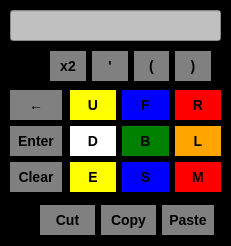
<?xml version="1.0" encoding="UTF-8"?>
<ui version="4.0">
 <class>Window</class>
 <widget class="QWidget" name="Window">
  <property name="enabled">
   <bool>true</bool>
  </property>
  <property name="geometry">
   <rect>
    <x>0</x>
    <y>0</y>
    <width>231</width>
    <height>246</height>
   </rect>
  </property>
  <property name="windowTitle">
   <string>Cube</string>
  </property>
  <property name="styleSheet">
   <string notr="true">QWidget{
  background-color: black;
}

QPushButton{
  background-color: silver;
  font-size: 14px;
  font-weight: bold;
  border: none;
  text-align: center;
}

QPushButton:hover {
  background-color: white;
}

QPushButton:pressed {
  background-color: silver;
}</string>
  </property>
  <widget class="QWidget" name="gridLayoutWidget">
   <property name="geometry">
    <rect>
     <x>70</x>
     <y>90</y>
     <width>151</width>
     <height>104</height>
    </rect>
   </property>
   <layout class="QGridLayout" name="gridLayout_2">
    <item row="0" column="0">
     <widget class="QPushButton" name="U">
      <property name="mouseTracking">
       <bool>false</bool>
      </property>
      <property name="styleSheet">
       <string notr="true">QPushButton{
  background-color: yellow;
  width: 45px;
  height: 30px;
}

QPushButton:hover {
  background-color: silver;
}

QPushButton:pressed {
  background-color: yellow;
}</string>
      </property>
      <property name="text">
       <string>U</string>
      </property>
     </widget>
    </item>
    <item row="1" column="1">
     <widget class="QPushButton" name="B">
      <property name="styleSheet">
       <string notr="true">QPushButton{
  background-color: green;
  width: 45px;
  height: 30px;
}

QPushButton:hover {
  background-color: silver;
}

QPushButton:pressed {
  background-color: green;
}</string>
      </property>
      <property name="text">
       <string>B</string>
      </property>
     </widget>
    </item>
    <item row="1" column="0">
     <widget class="QPushButton" name="D">
      <property name="styleSheet">
       <string notr="true">QPushButton{
  background-color: white;
  width: 45px;
  height: 30px;
}

QPushButton:hover {
  background-color: silver;

}

QPushButton:pressed {
  background-color: white;
}</string>
      </property>
      <property name="text">
       <string>D</string>
      </property>
     </widget>
    </item>
    <item row="2" column="1">
     <widget class="QPushButton" name="S">
      <property name="styleSheet">
       <string notr="true">QPushButton{
  background-color: blue;
  width: 45px;
  height: 30px;
}

QPushButton:hover {
  background-color: silver;
}

QPushButton:pressed {
  background-color: blue;
}</string>
      </property>
      <property name="text">
       <string>S</string>
      </property>
     </widget>
    </item>
    <item row="0" column="1">
     <widget class="QPushButton" name="F">
      <property name="styleSheet">
       <string notr="true">QPushButton{
  background-color: blue;
  width: 45px;
  height: 30px;
}

QPushButton:hover {
  background-color: silver;
}

QPushButton:pressed {
  background-color: blue;
}</string>
      </property>
      <property name="text">
       <string>F</string>
      </property>
     </widget>
    </item>
    <item row="2" column="0">
     <widget class="QPushButton" name="E">
      <property name="styleSheet">
       <string notr="true">QPushButton{
  background-color: yellow;
  width: 45px;
  height: 30px;
}

QPushButton:hover {
  background-color: silver;
}

QPushButton:pressed {
  background-color: yellow;
}</string>
      </property>
      <property name="text">
       <string>E</string>
      </property>
     </widget>
    </item>
    <item row="0" column="2">
     <widget class="QPushButton" name="R">
      <property name="enabled">
       <bool>true</bool>
      </property>
      <property name="styleSheet">
       <string notr="true">QPushButton{
  background-color: red;
  width: 45px;
  height: 30px;
}

QPushButton:hover {
  background-color: silver;
}

QPushButton:pressed {
  background-color: red;
}</string>
      </property>
      <property name="text">
       <string>R</string>
      </property>
     </widget>
    </item>
    <item row="1" column="2">
     <widget class="QPushButton" name="L">
      <property name="styleSheet">
       <string notr="true">QPushButton{
  background-color: orange;
  width: 45px;
  height: 30px;
}

QPushButton:hover {
  background-color: silver;
}

QPushButton:pressed {
  background-color: orange;
}</string>
      </property>
      <property name="text">
       <string>L</string>
      </property>
     </widget>
    </item>
    <item row="2" column="2">
     <widget class="QPushButton" name="M">
      <property name="styleSheet">
       <string notr="true">QPushButton{
  background-color: red;
  width: 45px;
  height: 30px;
}

QPushButton:hover {
  background-color: silver;
}

QPushButton:pressed {
  background-color: red;
}</string>
      </property>
      <property name="text">
       <string>M</string>
      </property>
     </widget>
    </item>
   </layout>
  </widget>
  <widget class="QWidget" name="verticalLayoutWidget">
   <property name="geometry">
    <rect>
     <x>10</x>
     <y>90</y>
     <width>52</width>
     <height>104</height>
    </rect>
   </property>
   <layout class="QVBoxLayout" name="verticalLayout">
    <item>
     <widget class="QPushButton" name="Backspace">
      <property name="styleSheet">
       <string notr="true">QPushButton{
  background-color: gray;
  width: 50px;
  height: 30px;
}

QPushButton:hover {
  background-color: white;
}

QPushButton:pressed {
  background-color: silver;
}</string>
      </property>
      <property name="text">
       <string>←</string>
      </property>
      <property name="checkable">
       <bool>false</bool>
      </property>
     </widget>
    </item>
    <item>
     <widget class="QPushButton" name="Enter">
      <property name="styleSheet">
       <string notr="true">QPushButton{
  background-color: gray;
  width: 50px;
  height: 30px;
}

QPushButton:hover {
  background-color: white;
}

QPushButton:pressed {
  background-color: silver;
}</string>
      </property>
      <property name="text">
       <string>Enter</string>
      </property>
     </widget>
    </item>
    <item>
     <widget class="QPushButton" name="Clear_all">
      <property name="styleSheet">
       <string notr="true">QPushButton{
  background-color: gray;
  width: 50px;
  height: 30px;
}

QPushButton:hover {
  background-color: white;
}

QPushButton:pressed {
  background-color: silver;
}</string>
      </property>
      <property name="text">
       <string>Clear</string>
      </property>
     </widget>
    </item>
   </layout>
  </widget>
  <widget class="QWidget" name="horizontalLayoutWidget">
   <property name="geometry">
    <rect>
     <x>50</x>
     <y>50</y>
     <width>161</width>
     <height>32</height>
    </rect>
   </property>
   <layout class="QHBoxLayout" name="horizontalLayout">
    <item>
     <widget class="QPushButton" name="x2">
      <property name="styleSheet">
       <string notr="true">QPushButton{
  background-color: gray;
  width: 35px;
  height: 30px;
}

QPushButton:hover {
  background-color: white;
}

QPushButton:pressed {
  background-color: silver;
}</string>
      </property>
      <property name="text">
       <string>x2</string>
      </property>
     </widget>
    </item>
    <item>
     <widget class="QPushButton" name="Apostrophe">
      <property name="styleSheet">
       <string notr="true">QPushButton{
  background-color: gray;
  width: 35px;
  height: 30px;
}

QPushButton:hover {
  background-color: white;
}

QPushButton:pressed {
  background-color: silver;
}</string>
      </property>
      <property name="text">
       <string>'</string>
      </property>
     </widget>
    </item>
    <item>
     <widget class="QPushButton" name="bra">
      <property name="styleSheet">
       <string notr="true">QPushButton{
  background-color: gray;
  width: 35px;
  height: 30px;
}

QPushButton:hover {
  background-color: white;
}

QPushButton:pressed {
  background-color: silver;
}</string>
      </property>
      <property name="text">
       <string>(</string>
      </property>
     </widget>
    </item>
    <item>
     <widget class="QPushButton" name="ket">
      <property name="styleSheet">
       <string notr="true">QPushButton{
  background-color: gray;
  width: 35px;
  height: 30px;
}

QPushButton:hover {
  background-color: white;
}

QPushButton:pressed {
  background-color: silver;
}</string>
      </property>
      <property name="text">
       <string>)</string>
      </property>
     </widget>
    </item>
   </layout>
  </widget>
  <widget class="QWidget" name="horizontalLayoutWidget_2">
   <property name="geometry">
    <rect>
     <x>40</x>
     <y>200</y>
     <width>174</width>
     <height>41</height>
    </rect>
   </property>
   <layout class="QHBoxLayout" name="horizontalLayout_2">
    <item>
     <widget class="QPushButton" name="Cut">
      <property name="styleSheet">
       <string notr="true">QPushButton{
  background-color: gray;
  width: 55px;
  height: 30px;
}

QPushButton:hover {
  background-color: white;
}

QPushButton:pressed {
  background-color: silver;
}</string>
      </property>
      <property name="text">
       <string>Cut</string>
      </property>
     </widget>
    </item>
    <item>
     <widget class="QPushButton" name="Copy">
      <property name="styleSheet">
       <string notr="true">QPushButton{
  background-color: gray;
  width: 55px;
  height: 30px;
}

QPushButton:hover {
  background-color: white;
}

QPushButton:pressed {
  background-color: silver;
}</string>
      </property>
      <property name="text">
       <string>Copy</string>
      </property>
     </widget>
    </item>
    <item>
     <widget class="QPushButton" name="Paste">
      <property name="styleSheet">
       <string notr="true">QPushButton{
  background-color: gray;
  width: 50px;
  height: 30px;
}

QPushButton:hover {
  background-color: white;
}

QPushButton:pressed {
  background-color: silver;
}</string>
      </property>
      <property name="text">
       <string>Paste</string>
      </property>
     </widget>
    </item>
   </layout>
  </widget>
  <widget class="QLineEdit" name="lineEdit">
   <property name="geometry">
    <rect>
     <x>10</x>
     <y>10</y>
     <width>211</width>
     <height>31</height>
    </rect>
   </property>
   <property name="styleSheet">
    <string notr="true">QLineEdit{
  background-color: silver;
}</string>
   </property>
  </widget>
 </widget>
 <resources/>
 <connections/>
</ui>
